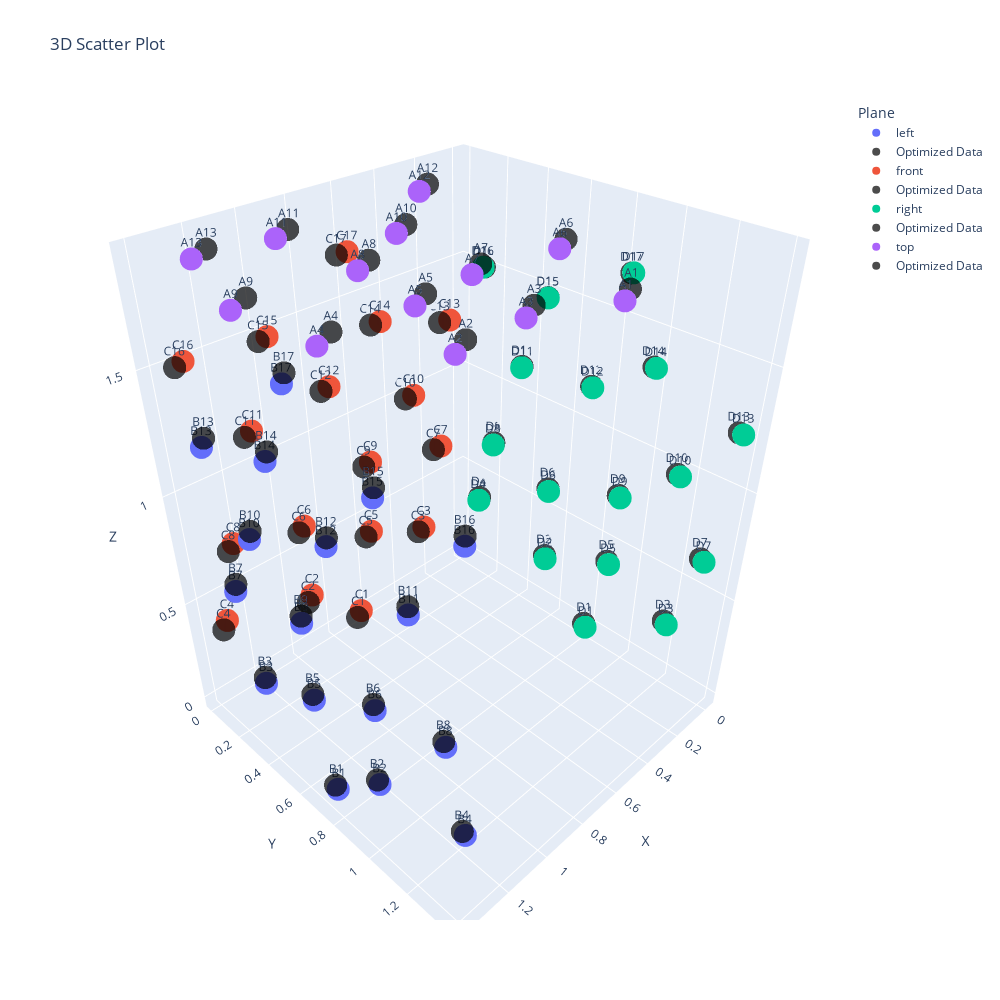

Notebook code for this chart:
### Code cell
df_mic_coords_optimized = parametric_model(df_mic_coords, result.x)

# Create the first 3D scatter plot
fig = px.scatter_3d(df_mic_coords, 
                    x='X', 
                    y='Y', 
                    z='Z', 
                    text='Mic_Index', 
                    title='3D Scatter Plot', 
                    color='Plane', 
                    width=1000, 
                    height=1000)

# Create the second 3D scatter plot (optimized data)
fig_optimized = px.scatter_3d(df_mic_coords_optimized, 
                               x='X_optimized', 
                               y='Y_optimized', 
                               z='Z_optimized', 
                               text='Mic_Index', 
                               color='Plane')

# Customize the color of the second plot to differentiate it
for trace in fig_optimized.data:
    trace.marker.color = 'rgba(0, 0, 0, 0.7)'  # black with some transparency
    trace.name = 'Optimized Data'  # Label in the legend

# Add each trace from the second figure to the first
for trace in fig_optimized.data:
    fig.add_trace(trace)

# Display the combined figure
fig.show()

### Figure 1 — Plotly figure (JSON) as saved in the notebook; plotly's stock layout.template omitted (floating-point values rounded to 4 significant figures)
{"data": [{"hovertemplate": "Plane=left<br>X=%{x}<br>Y=%{y}<br>Z=%{z}<br>Mic_Index=%{text}<extra></extra>", "legendgroup": "left", "marker": {"color": "#636efa", "symbol": "circle"}, "mode": "markers+text", "name": "left", "scene": "scene", "showlegend": true, "text": ["B1", "B2", "B3", "B4", "B5", "B6", "B7", "B8", "B9", "B10", "B11", "B12", "B13", "B14", "B15", "B16", "B17"], "type": "scatter3d", "x": [1.37, 1.37, 1.37, 1.37, 1.37, 1.37, 1.37, 1.37, 1.37, 1.37, 1.37, 1.37, 1.37, 1.37, 1.37, 1.37, 1.37], "y": [0.734, 0.987, 0.336, 1.398, 0.647, 0.989, 0.222, 1.315, 0.627, 0.374, 1.17, 0.809, 0.157, 0.536, 1.044, 1.392, 0.674], "z": [0.02, 0.266, 0.287, 0.38, 0.425, 0.629, 0.672, 0.718, 0.774, 0.989, 1.148, 1.194, 1.257, 1.372, 1.485, 1.51, 1.689]}, {"hovertemplate": "Plane=front<br>X=%{x}<br>Y=%{y}<br>Z=%{z}<br>Mic_Index=%{text}<extra></extra>", "legendgroup": "front", "marker": {"color": "#EF553B", "symbol": "circle"}, "mode": "markers+text", "name": "front", "scene": "scene", "showlegend": true, "text": ["C1", "C2", "C3", "C4", "C5", "C6", "C7", "C8", "C9", "C10", "C11", "C12", "C13", "C14", "C15", "C16", "C17"], "type": "scatter3d", "x": [0.659, 0.913, 0.261, 1.322, 0.571, 0.914, 0.146, 1.241, 0.552, 0.299, 1.094, 0.731, 0.085, 0.461, 0.979, 1.313, 0.599], "y": [0.028, 0.028, 0.028, 0.028, 0.028, 0.028, 0.028, 0.028, 0.028, 0.028, 0.028, 0.028, 0.028, 0.028, 0.028, 0.028, 0.028], "z": [0.023, 0.267, 0.287, 0.38, 0.425, 0.63, 0.675, 0.717, 0.773, 0.99, 1.15, 1.194, 1.261, 1.375, 1.485, 1.508, 1.691]}, {"hovertemplate": "Plane=right<br>X=%{x}<br>Y=%{y}<br>Z=%{z}<br>Mic_Index=%{text}<extra></extra>", "legendgroup": "right", "marker": {"color": "#00cc96", "symbol": "circle"}, "mode": "markers+text", "name": "right", "scene": "scene", "showlegend": true, "text": ["D1", "D2", "D3", "D4", "D5", "D6", "D7", "D8", "D9", "D10", "D11", "D12", "D13", "D14", "D15", "D16", "D17"], "type": "scatter3d", "x": [0.028, 0.028, 0.028, 0.028, 0.028, 0.028, 0.028, 0.028, 0.028, 0.028, 0.028, 0.028, 0.028, 0.028, 0.028, 0.028, 0.028], "y": [0.817, 0.566, 1.215, 0.154, 0.905, 0.562, 1.331, 0.237, 0.925, 1.177, 0.384, 0.746, 1.392, 1.016, 0.503, 0.161, 0.877], "z": [0.023, 0.27, 0.289, 0.385, 0.427, 0.63, 0.677, 0.72, 0.773, 0.99, 1.149, 1.195, 1.26, 1.375, 1.485, 1.511, 1.69]}, {"hovertemplate": "Plane=top<br>X=%{x}<br>Y=%{y}<br>Z=%{z}<br>Mic_Index=%{text}<extra></extra>", "legendgroup": "top", "marker": {"color": "#ab63fa", "symbol": "circle"}, "mode": "markers+text", "name": "top", "scene": "scene", "showlegend": true, "text": ["A1", "A2", "A3", "A4", "A5", "A6", "A7", "A8", "A9", "A10", "A11", "A12", "A13"], "type": "scatter3d", "x": [0.59, 1.159, 0.87, 1.376, 1.028, 0.411, 0.755, 0.974, 1.405, 0.68, 0.985, 0.332, 1.272], "y": [1.246, 1.147, 1.127, 0.864, 0.857, 0.856, 0.81, 0.548, 0.521, 0.393, 0.155, 0.129, 0.117], "z": [1.871, 1.871, 1.871, 1.871, 1.871, 1.871, 1.871, 1.871, 1.871, 1.871, 1.871, 1.871, 1.871]}, {"hovertemplate": "Plane=left<br>X_optimized=%{x}<br>Y_optimized=%{y}<br>Z_optimized=%{z}<br>Mic_Index=%{text}<extra></extra>", "legendgroup": "left", "marker": {"color": "rgba(0, 0, 0, 0.7)", "symbol": "circle"}, "mode": "markers+text", "name": "Optimized Data", "scene": "scene", "showlegend": true, "text": ["B1", "B2", "B3", "B4", "B5", "B6", "B7", "B8", "B9", "B10", "B11", "B12", "B13", "B14", "B15", "B16", "B17"], "type": "scatter3d", "x": [1.378, 1.378, 1.37, 1.381, 1.372, 1.374, 1.364, 1.376, 1.368, 1.362, 1.369, 1.364, 1.356, 1.359, 1.364, 1.367, 1.357], "y": [0.7322, 0.9853, 0.3343, 1.396, 0.6453, 0.9873, 0.2204, 1.313, 0.6254, 0.3724, 1.168, 0.8074, 0.1555, 0.5345, 1.042, 1.39, 0.6725], "z": [0.04896, 0.2949, 0.3159, 0.4089, 0.4539, 0.6579, 0.7009, 0.7469, 0.8029, 1.018, 1.177, 1.223, 1.286, 1.401, 1.514, 1.539, 1.718]}, {"hovertemplate": "Plane=front<br>X_optimized=%{x}<br>Y_optimized=%{y}<br>Z_optimized=%{z}<br>Mic_Index=%{text}<extra></extra>", "legendgroup": "front", "marker": {"color": "rgba(0, 0, 0, 0.7)", "symbol": "circle"}, "mode": "markers+text", "name": "Optimized Data", "scene": "scene", "showlegend": true, "text": ["C1", "C2", "C3", "C4", "C5", "C6", "C7", "C8", "C9", "C10", "C11", "C12", "C13", "C14", "C15", "C16", "C17"], "type": "scatter3d", "x": [0.6975, 0.9515, 0.2997, 1.36, 0.6097, 0.9527, 0.185, 1.28, 0.5909, 0.3381, 1.133, 0.77, 0.1243, 0.5002, 1.018, 1.352, 0.6383], "y": [0.04723, 0.04982, 0.03118, 0.05919, 0.03731, 0.04311, 0.02075, 0.05066, 0.03031, 0.01919, 0.0385, 0.02751, 0.008167, 0.01659, 0.02906, 0.03799, 0.01459], "z": [0.01793, 0.2619, 0.2819, 0.3749, 0.4199, 0.6248, 0.6698, 0.7118, 0.7678, 0.9848, 1.145, 1.189, 1.256, 1.37, 1.48, 1.503, 1.686]}, {"hovertemplate": "Plane=right<br>X_optimized=%{x}<br>Y_optimized=%{y}<br>Z_optimized=%{z}<br>Mic_Index=%{text}<extra></extra>", "legendgroup": "right", "marker": {"color": "rgba(0, 0, 0, 0.7)", "symbol": "circle"}, "mode": "markers+text", "name": "Optimized Data", "scene": "scene", "showlegend": true, "text": ["D1", "D2", "D3", "D4", "D5", "D6", "D7", "D8", "D9", "D10", "D11", "D12", "D13", "D14", "D15", "D16", "D17"], "type": "scatter3d", "x": [-0.007171, -0.009552, -0.005247, -0.01264, -0.007718, -0.01059, -0.005561, -0.01303, -0.008558, -0.007477, -0.01325, -0.01095, -0.006793, -0.009642, -0.0134, -0.01577, -0.01146], "y": [0.7821, 0.5311, 1.18, 0.1191, 0.8701, 0.5271, 1.296, 0.2021, 0.8901, 1.142, 0.3491, 0.7111, 1.357, 0.9811, 0.4681, 0.1261, 0.8421], "z": [0.001485, 0.2485, 0.2675, 0.3635, 0.4055, 0.6085, 0.6555, 0.6985, 0.7515, 0.9685, 1.127, 1.173, 1.238, 1.353, 1.463, 1.489, 1.668]}, {"hovertemplate": "Plane=top<br>X_optimized=%{x}<br>Y_optimized=%{y}<br>Z_optimized=%{z}<br>Mic_Index=%{text}<extra></extra>", "legendgroup": "top", "marker": {"color": "rgba(0, 0, 0, 0.7)", "symbol": "circle"}, "mode": "markers+text", "name": "Optimized Data", "scene": "scene", "showlegend": true, "text": ["A1", "A2", "A3", "A4", "A5", "A6", "A7", "A8", "A9", "A10", "A11", "A12", "A13"], "type": "scatter3d", "x": [0.5114, 1.08, 0.7914, 1.297, 0.9494, 0.3324, 0.6764, 0.8954, 1.326, 0.6014, 0.9064, 0.2534, 1.193], "y": [1.206, 1.107, 1.087, 0.8235, 0.8165, 0.8155, 0.7695, 0.5075, 0.4805, 0.3525, 0.1145, 0.08851, 0.07651], "z": [1.871, 1.871, 1.871, 1.871, 1.871, 1.871, 1.871, 1.871, 1.871, 1.871, 1.871, 1.871, 1.871]}], "layout": {"height": 1000, "legend": {"title": {"text": "Plane"}, "tracegroupgap": 0}, "scene": {"domain": {"x": [0, 1], "y": [0, 1]}, "xaxis": {"title": {"text": "X"}}, "yaxis": {"title": {"text": "Y"}}, "zaxis": {"title": {"text": "Z"}}}, "title": {"text": "3D Scatter Plot"}, "width": 1000}}
